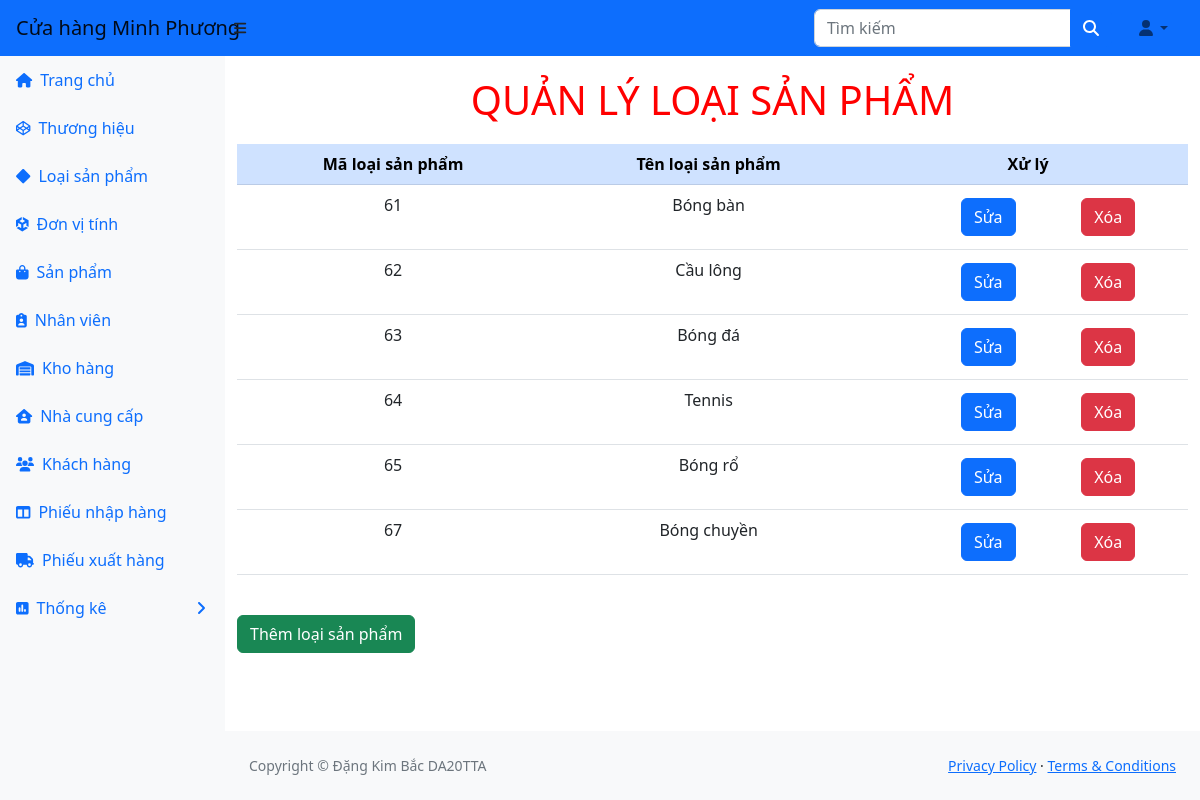
The page /ql_kho/ql-kho/loaisanpham.php (signed in) on the database its author committed.
### tables this page shows
CREATE TABLE `loaisanpham` (
  `maloaisanpham` int(11) NOT NULL,
  `tenloaisanpham` varchar(255) DEFAULT NULL
);

### ql_kho/ql-kho/loaisanpham.php (the view)
<?php
    include_once("header.php");
?>
    <h1 class="tieudeform">Quản lý loại sản phẩm</h1>
    <table class = "table table-hover ">
        <thead class="table-primary">
        <tr>
            <th>Mã loại sản phẩm</th>
            <th>Tên loại sản phẩm </th>
            <th style="text-align:center"colspan="2">Xử lý</th>
        </tr>
        </thead>
        <?php
        $sql = "SELECT * FROM loaisanpham ORDER BY maloaisanpham ASC";
        $kq = $conn->query($sql) or die("Không thể xem loại sản phẩm");
        while ($row = mysqli_fetch_array($kq)) {
            echo ("<tr>");
            $ma = $row["maloaisanpham"];
            echo ("<td>" . $row["maloaisanpham"] . "</td>");
            echo ("<td>" . $row["tenloaisanpham"] . "</td>");
            echo ("<td><a style='float:right;'class='btn btn-primary' href='sualoaisanpham.php?mm=$ma'>Sửa</a></td>");
            echo ("<td>");
            ?>
            <a onclick = "return confirm('Bạn có thật sự muốn xoá không')" class="btn btn-danger" href="xoaloaisanpham.php?mm=<?php echo $ma;?>">Xóa</a>
            <?php
            echo ("</td>");
            echo ("</tr>");
        }
        ?>
    </table><br>
    <a class='btn btn-success' href='themloaisanpham.php'>Thêm loại sản phẩm</a>
    <?php
    include("footer.php");
?>
</body>
</html>

### ql_kho/ql-kho/header.php (style rules this page uses)
h1.tieudeform { text-align:center; text-transform:uppercase; color:red; margin:20px; }
td { text-align:center; }
th { text-align:center; }

### rows shown on the page
loaisanpham: maloaisanpham "61", tenloaisanpham "Bóng bàn"
loaisanpham: maloaisanpham "62", tenloaisanpham "Cầu lông"
loaisanpham: maloaisanpham "63", tenloaisanpham "Bóng đá"
loaisanpham: maloaisanpham "64", tenloaisanpham "Tennis"
loaisanpham: maloaisanpham "65", tenloaisanpham "Bóng rổ"
loaisanpham: maloaisanpham "67", tenloaisanpham "Bóng chuyền"
